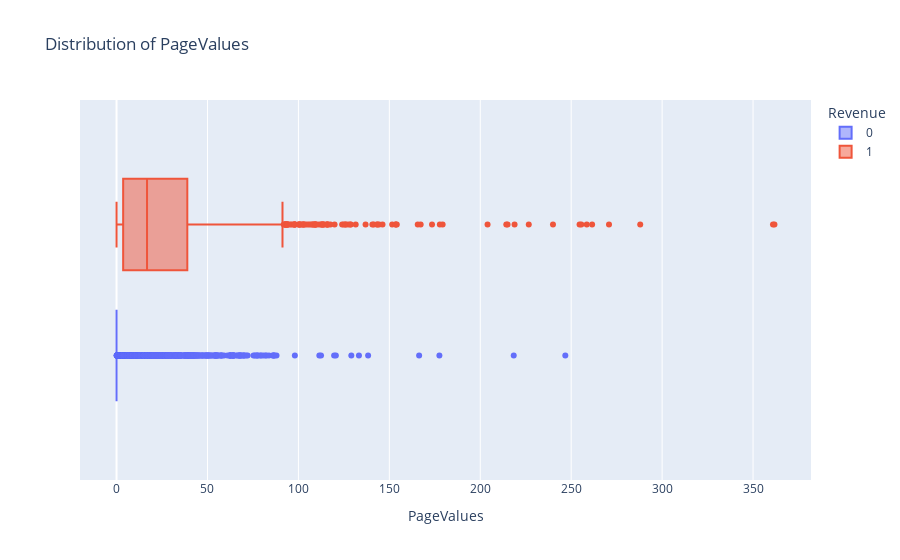

The cell this chart's notebook holds for it:
### Code cell
fig = px.box(df, x='PageValues',
             color='Revenue',
             title=f'Distribution of PageValues')
fig.show()

### Figure 1 — Plotly figure (JSON) as saved in the notebook; plotly's stock layout.template omitted (floating-point values rounded to 4 significant figures; data arrays with more than 128 entries replaced by an {"elided": "..."} marker saying what was removed)
{"data": [{"alignmentgroup": "True", "hovertemplate": "Revenue=0<br>PageValues=%{x}<extra></extra>", "legendgroup": "0", "marker": {"color": "#636efa"}, "name": "0", "notched": false, "offsetgroup": "0", "orientation": "h", "showlegend": true, "type": "box", "x": {"elided": "10297 float values"}, "x0": " ", "xaxis": "x", "y0": " ", "yaxis": "y"}, {"alignmentgroup": "True", "hovertemplate": "Revenue=1<br>PageValues=%{x}<extra></extra>", "legendgroup": "1", "marker": {"color": "#EF553B"}, "name": "1", "notched": false, "offsetgroup": "1", "orientation": "h", "showlegend": true, "type": "box", "x": {"elided": "1908 float values"}, "x0": " ", "xaxis": "x", "y0": " ", "yaxis": "y"}], "layout": {"boxmode": "group", "legend": {"title": {"text": "Revenue"}, "tracegroupgap": 0}, "title": {"text": "Distribution of PageValues"}, "xaxis": {"anchor": "y", "domain": [0, 1], "title": {"text": "PageValues"}}, "yaxis": {"anchor": "x", "domain": [0, 1]}}}
